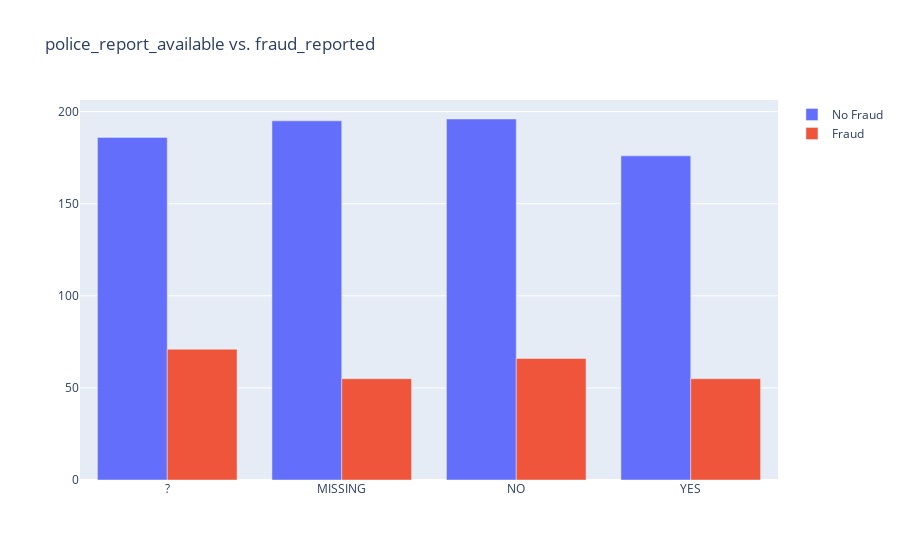

The notebook cell saved with this chart:
### Code cell
vis_data(df, 'police_report_available')

### Figure 1 — Plotly figure (JSON) as saved in the notebook; plotly's stock layout.template omitted (floating-point values rounded to 4 significant figures)
{"data": [{"name": "No Fraud", "type": "bar", "x": ["?", "MISSING", "NO", "YES"], "y": [186, 195, 196, 176]}, {"name": "Fraud", "type": "bar", "x": ["?", "MISSING", "NO", "YES"], "y": [71, 55, 66, 55]}], "layout": {"barmode": "group", "title": {"text": "police_report_available vs. fraud_reported"}}}
